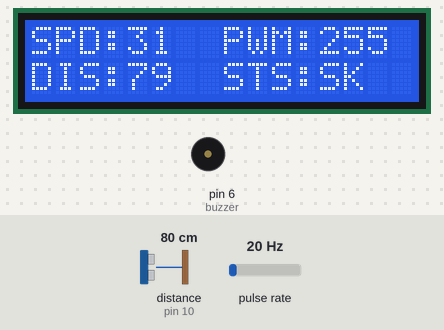
A sketch run on a simulated Arduino Uno, built with avr-gcc and run on an emulated ATmega328P. Parts: 16×2 character LCD, buzzer (waves = sounding). Wiring (inferred from the names in the program): ultrasonic range finder: trigger pin 9; echo pin 10; pulse sensor: data pin 2. The test bench sets the inputs (shaded band); at power-on: pulse rate 20 Hz, distance to the obstacle (sensor on pin 10) 80 cm. The echo pulse lasts 58.3 µs per cm; what the sketch prints to the serial monitor is not drawn.

Above: at 4.2 s.
4.3 s: pulse rate (sensor on pin 2) set to 16 Hz
At 7.1 s:
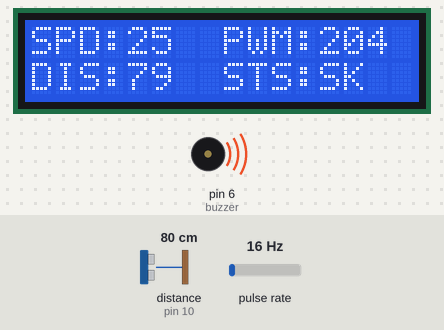
7.3 s: distance to the obstacle (sensor on pin 10) set to 299 cm
At 8.8 s:
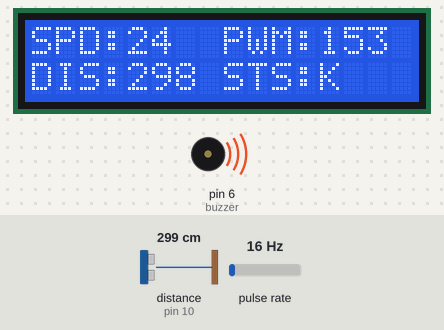
9.3 s: pulse rate (sensor on pin 2) set to 4 Hz
At 12.2 s:
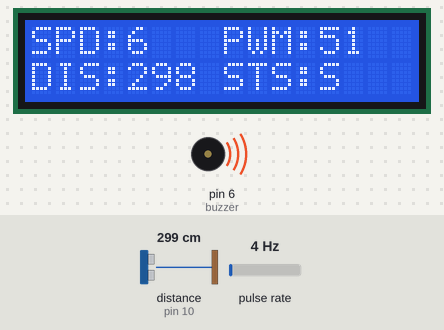
12.3 s: distance to the obstacle (sensor on pin 10) set to 35 cm
At 13.8 s:
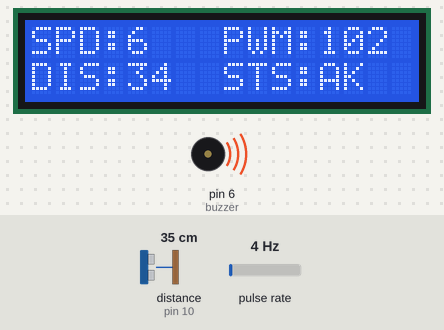
14.7 s: distance to the obstacle (sensor on pin 10) set to 2 cm
At 16.0 s:
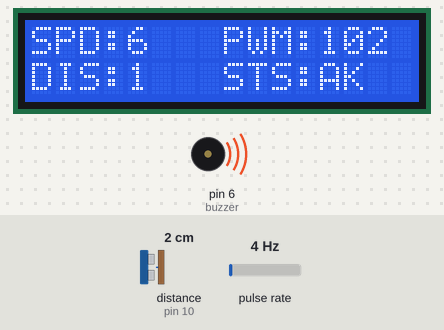
16.7 s: pulse rate (sensor on pin 2) set to 50 Hz
At 19.7 s:
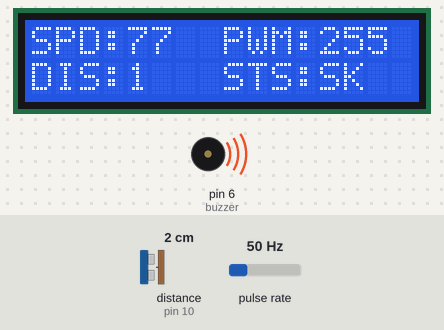
Timing chart, 0 to 20.7 s (numbered marks = the images above; inputs shaded):
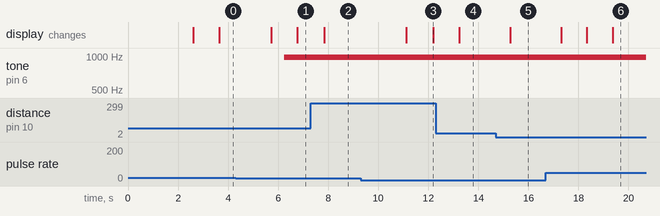

Measured:
- the behaviour switches between 18 and 17 Hz on pulse rate (sensor on pin 2) (found by bisection; images 0 and 1)
- after the input at 4.3 s, tone on pin 6 (buzzer): silent → 977 Hz after 1.9 s; the display: first changes after 1.4 s (image 1 shows a later state)
- after the input at 7.3 s, the display: changes after 0.54 s (image 2)
- after the input at 9.3 s, the display: first changes after 1.8 s (image 3 shows a later state)
- after the input at 12.3 s, the display: changes after 0.93 s (image 4)
- after the input at 14.7 s, the display: changes after 0.58 s (image 5)
- after the input at 16.7 s, the display: first changes after 0.62 s (image 6 shows a later state)

The sketch:

program.ino
```cpp
#include <Arduino.h>
#include <LiquidCrystal_I2C.h>
#include <TimerOne.h>
#include "fuzzy.h"

// set the LCD address to 0x3F for a 16 chars and 2 line display
LiquidCrystal_I2C lcd(0x27, 16, 2);  //0x27 is i2c address

//Define ALL PIN
int trig_pin = 9;
int echo_pin = 10;
int buzzer = 6;
int speedIntPin = 2;

//VARIABLE to Count SPEED
float REV = 0;
float RPM_VALUE;
unsigned long PREVIOUS = 0;
int TIME;
float kelilingRoda = 0.55;  //1.57 ; //in Meter

float arr_speed[3] = {0, 0};

float arr_input(float x){
  arr_speed[0] = arr_speed[1];
  arr_speed[1] = x;

  return (arr_speed[0] + arr_speed[1])/2;
}

//OUTPUT VARIABLE AND FUZZY INPUT
float distance = 0;
int speedKMH = 0;

//OUPUT PWM FROM FUZZY OUTPUT
int pwmBuzzer = 0;

//FOR Timer LCD
unsigned long lcdTimer;

//DEFINE FUNCTION
void interupsi();
int buzzer_trig();
float getDistance();
int geSpeed();
void setLCD();
void updateLCD();
int getStatus();

String buzzerStatus[] = { "M ", "P ", "S ", "AK", "K ", "SK" };

void setup() {
  //init Serial and LCD
  Serial.begin(9600);
  lcd.init();
  lcd.clear();
  lcd.backlight();

  // init All PIN
  pinMode(trig_pin, OUTPUT);
  pinMode(echo_pin, INPUT);
  pinMode(buzzer, OUTPUT);
  pinMode(speedIntPin, INPUT_PULLUP);
  digitalWrite(trig_pin, LOW);

  Timer1.initialize(1000000);
  attachInterrupt(digitalPinToInterrupt(speedIntPin), interupsi, RISING);
  Timer1.attachInterrupt( getSpeed );


  lcd.setCursor(2, 0);  //Set cursor to character 2 on line 0
  lcd.print("Hello There!!!");
  delay(2500);
  setLCD();
  Serial.println("START");
}

void loop() {
  distance = getDistance();
  // speedKMH = getSpeed();
  pwmBuzzer = buzzer_trig();
  updateLCD();
}


int buzzer_trig() {
  //IMPLEMENTATION OF FUZZY FOR BUZZER PWM VALUE
  fuzzyData fuzzy(speedKMH, distance);
  analogWrite(buzzer, fuzzy.output);

  Serial.print("OUTPUT VALUE : ");
  Serial.println(fuzzy.output);

  return fuzzy.output;
}

void interupsi() {
  //INT USED FOR getDistance();
  REV++;
}

float getDistance() {
  // TRIGGER AND COLLECT DATA FROM HC-SR04
  digitalWrite(trig_pin, HIGH);
  delayMicroseconds(10);
  digitalWrite(trig_pin, LOW);

  // COUNT DISTANCE
  long echotime = pulseIn(echo_pin, HIGH);
  float distance = echotime * 0.0343 / 2;  //in CM

  Serial.print("Distance : ");
  Serial.print(distance);
  Serial.println(" cm");

  return distance;
}

void getSpeed() {
  detachInterrupt(0);  // STOP Interrupt Process When Count Speed
  //  Timer1.detachInterrupt();
  REV = REV/4;
  TIME = millis() - PREVIOUS;
  RPM_VALUE = (REV / TIME) * 60000;
  PREVIOUS = millis();
  // Serial.print("Rotation : ");
  // Serial.println(REV, DEC);
  REV = 0;

  float speed = (3.14 * kelilingRoda * RPM_VALUE * 60) / 1000;  //COUNT SPEED in Km/H
  speedKMH = arr_input(speed);

  // Serial.print("RPM : ");
  // Serial.println(RPM_VALUE, DEC);

  Serial.print("Speed : ");
  Serial.println(speedKMH);

  attachInterrupt(digitalPinToInterrupt(speedIntPin), interupsi, RISING);  // START INTERRUPT
  // Timer1.attachInterrupt( getSpeed );
}

void setLCD() {
  //SET LCD 16x2 Template
  //SPD:XXX PWM:XXX
  //DIS:XXX STS:XXX
  lcd.clear();
  lcd.setCursor(0, 0);
  lcd.print("SPD:    PWM:");
  lcd.setCursor(0, 1);
  lcd.print("DIS:    STS:");
  //Start LCD Timer
  lcdTimer = millis();
}

void addSpaces(int x) {
  if (x < 100) lcd.print(' ');
  if (x < 10 && x >= 0) lcd.print(' ');
}

void updateLCD() {
  // Update LCD every 1 second without delay
  if(millis() - lcdTimer >= 1000){
    lcdTimer = millis();
    //Print SPEED Value in LCD
    lcd.setCursor(4, 0);
    lcd.print(speedKMH);
    addSpaces(speedKMH);

    //PRINT PWM Value in LCD
    lcd.setCursor(12, 0);
    lcd.print(pwmBuzzer);
    addSpaces(pwmBuzzer);

    //PRINT DIS Valuein LCD
    lcd.setCursor(4, 1);
    lcd.print(int(distance));
    addSpaces(int(distance));

    //PRINT Status Value in LCD
    lcd.setCursor(12, 1);
    lcd.print(buzzerStatus[getStatus()]);
  }
  delay(250);
  return;
}

int getStatus() {
  if (pwmBuzzer >= 1 && pwmBuzzer < 51) return 1;          // 1 - 50 PELAN
  else if (pwmBuzzer >= 51 && pwmBuzzer < 102) return 2;   // 51 - 101 Sedang
  else if (pwmBuzzer >= 102 && pwmBuzzer < 153) return 3;  // 102 - 152 Agak Kuat
  else if (pwmBuzzer >= 153 && pwmBuzzer < 204) return 4;  // 153 - 203 Kuat
  else if (pwmBuzzer >= 204 && pwmBuzzer <= 255) return 5;  // 204 - 255 Sangat Kuat
  return 0;                                                // 0 or Other MATI
}
```

fuzzy.h
```cpp
#include "fuzzyValue.h"

class fuzzyData
{
private:
    float valueSpeed[3]; // Fuzzy value for Speed
    float valueDistance[3]; // Fuzzy value for distance
    float rule[3][3]; //rule value for Fuzzy Logic
    int setPoint[3][3] = { //Middle for Each Condition
        // Pelan Sdg Cepat
        {102, 204, 255}, // Dekat
        {51, 153, 204},  // Sedang
        {0, 51, 102}     // Jauh
    };

    float minX(float a, float b) // Menentukan nilai terkecil dari 2 Bilangan a dan b
    {
      if (a < b)
      {
        return a;
      }
      return b;
    }

    void setDataAnd()
    {
      for (int i = 0; i < 3; i++) // Iterasi untuk array Rule
      {
        for (int j = 0; j < 3; j++)
        {
          if (this->valueDistance[i] == 0 || this->valueSpeed[j] == 0) // rule ke i j 0 jika tidak masuk ke logika
          {
            rule[i][j] = 0;
            continue;
          }
          rule[i][j] = minX(this->valueDistance[i], this->valueSpeed[j]); //Set Rule value
          // cout << this->valueSpeed[i] << " " << this->valueDistance[j] <<
        }
      }
    }

    void calculateValue() // Hitung Fuzzy Value;
    {
      this->valueDistance[0] = valueJarakDekat(this->distance);
      this->valueDistance[1] = valueJarakSedang(this->distance);
      this->valueDistance[2] = valueJarakJauh(this->distance);
      this->valueSpeed[0] = valueKecepatanLambat(this->speed);
      this->valueSpeed[1] = valueKecepatanSedang(this->speed);
      this->valueSpeed[2] = valueKecepatanTinggi(this->speed);
      setDataAnd();
    }

    int averageWeight() // defuzzyfication with Average Weight.
    {
      float totalA, totalB;
      for (int i = 0; i < 3; i++)
      {
          for (int j = 0; j < 3; j++)
          {
              if (rule[i][j] == 0)
                  continue;
              totalA += rule[i][j] * setPoint[i][j];
              totalB += rule[i][j];
          }
      }
      return totalA / totalB;
    }

    int middleOfMaxima() // defuzzyfication with Midle Of Maxima or Mean Max Membership
    {
      float length = 0;
      float sumOfValue = 0;
      float max = 0;
      int indx[2];
      //ITERATE in SetPoint Array
      for (int i = 0; i < 3; i++)
      {
          for (int j = 0; j < 3; j++)
          {
              if (rule[i][j] == 0)
                  continue;
              if (rule[i][j] >= max) // Search MAX Value
              {
                  if (rule[i][j] > max) // Jika Nilai paling besar sendiri
                  {
                      max = rule[i][j];
                      sumOfValue = 0;
                      length = 1;
                      sumOfValue += setPoint[i][j];
                  }
                  else if (rule[i][j] == max) // HITUNG jika Ada yang memiliki Tinggi yang Sama
                  {
                      length++;
                      sumOfValue += setPoint[i][j];
                  }
              }
          }
      }

      if (rule[0][2] == max && length == 1) // Jika Dalam OUTPUT Kategori SANGAT KUAT 204 - 255
      {
          ((max * (255 - 204) + 204)+255)/2;
      }
      return sumOfValue / length;
    }

public:
    int speed;
    int distance;
    int output;
    fuzzyData(int speed, int distance)
    {
      this->distance = distance;
      this->speed = speed;
      this->calculateValue();
      // pilih salah satu defuzzyfikasi method
      // this->output = this->averageWeight();
      this->output = this->middleOfMaxima();
    }

    // FOR DEBUGGING and Testing
    // void printAllVariable()
    // {
    //     cout << "Rule : " << endl
    //          << "\tP\tS\tC" << endl;
    //     for (int i = 0; i < 3; i++)
    //     {
    //         i == 0 ? cout << "D\t" : i == 1 ? cout << "S\t"
    //                                         : cout << "J\t";
    //         for (int j = 0; j < 3; j++)
    //         {
    //             cout << this->rule[i][j] << " \t ";
    //         }
    //         cout << endl;
    //     }
    //     cout << endl;
    //     cout << "Value Speed - Value Distance : " << endl;
    //     for (int i = 0; i < 3; i++)
    //     {
    //         cout << this->valueSpeed[i] << '-' << this->valueDistance[i] << endl;
    //         ;
    //     }
    // }
};
```

fuzzyValue.h
```cpp
// Fungsi Keanggotaan Fuzzy

// Fungsi Keanggotaan KECEPATAN
int batasKecepatanLambat = 15;
float puncakKecepatanSedang = 22.5;
int awalKeceptanCepat = 30;

float valueKecepatanLambat(int speed)
{
    if (speed <= batasKecepatanLambat && speed > 0)
        return 1;
    else if (speed > batasKecepatanLambat && speed < puncakKecepatanSedang)
    {
        return ((puncakKecepatanSedang - speed) / (puncakKecepatanSedang - batasKecepatanLambat));
    }
    else
        return 0;
}

float valueKecepatanSedang(int speed)
{
    if (speed <= batasKecepatanLambat || speed >= awalKeceptanCepat)
        return 0;
    else if (speed > batasKecepatanLambat && speed < puncakKecepatanSedang)
    {
        return (speed - batasKecepatanLambat) / (puncakKecepatanSedang - batasKecepatanLambat);
    }
    else if (speed  >= puncakKecepatanSedang && speed < awalKeceptanCepat)
        return ((awalKeceptanCepat - speed) / (awalKeceptanCepat - puncakKecepatanSedang));
    return 0;
}

float valueKecepatanTinggi(int speed)
{
    if (speed <= puncakKecepatanSedang)
        return 0;
    else if (speed > puncakKecepatanSedang && speed < awalKeceptanCepat)
        return (speed - puncakKecepatanSedang) / (awalKeceptanCepat - puncakKecepatanSedang);
    else
        return 1;
    return 0;
}

// Fungsi Keanggotaan JARAK

int batasJarakDekat = 150;
int puncakJarakSedang = 250;
int awalJarakJauh = 350;

float valueJarakDekat(int jarak)
{
    if (jarak <= batasJarakDekat && jarak > 0)
        return 1;
    else if (jarak > batasJarakDekat && jarak < puncakJarakSedang)
    {
        return (float(puncakJarakSedang - jarak) / float(puncakJarakSedang - batasJarakDekat));
    }
    else
        return 0;
    return 10;
}
float valueJarakSedang(int jarak)
{
    if (jarak <= batasJarakDekat || jarak >= awalJarakJauh)
        return 0;
    else if (jarak > batasJarakDekat && jarak < puncakJarakSedang)
    {
        return (float(jarak - batasJarakDekat) / float(puncakJarakSedang - batasJarakDekat));
    }
    else if (jarak >= puncakJarakSedang && jarak < awalJarakJauh)
        return (float(awalJarakJauh - jarak) / float(awalJarakJauh - puncakJarakSedang));
    return 10;
}

float valueJarakJauh(int jarak)
{
    if (jarak <= puncakJarakSedang)
        return 0;
    else if (jarak > puncakJarakSedang && jarak < awalJarakJauh)
        return (float(jarak - puncakJarakSedang) / float(awalJarakJauh - puncakJarakSedang));
    else
        return 1;
    return 10;
}

// Fungsi Keanggotaan OUTPUT BUZZER - Dibutuhkan jika perlu menghitung Manual Saat Defuzzyfikasi -

// int awalPelan = 1;
// int puncakPelan = 51, puncakSedang = 102, puncakAgakKuat = 153, puncakKuat = 204, puncakSangatKuat = 255;

// float buzzerMati(float z)
// {
//     return 0;
// }

// float buzzerPelan(float alpha, int stat)
// {
//     if (alpha == 0) return 0;
//     int z;
//     if (stat == 1)
//         z = alpha * (puncakPelan - awalPelan) + awalPelan;
//     else if (stat == 2)
//         z = puncakSedang - alpha * (puncakSedang - puncakPelan);
//     else
//         return 0;
//     return z;
// }

// float buzzerSedang(float alpha, int stat)
// {
//     if (alpha == 0) return 0;
//     int z;
//     if (stat == 1)
//     {
//         z = alpha * (puncakSedang - puncakPelan) + puncakPelan;
//     }
//     else if (stat == 2)
//     {
//         z = puncakAgakKuat - alpha * (puncakAgakKuat - puncakSedang);
//     }
//     else
//         return 0;
//     return z;
// }

// float buzzerAgakKuat(float alpha, int stat)
// {
//     if (alpha == 0) return 0;
//     int z;
//     if (stat == 1)
//     {
//         z = alpha * (puncakAgakKuat - puncakSedang) + puncakSedang;
//     }
//     else if (stat == 2)
//     {
//         z = puncakKuat - alpha * (puncakKuat - puncakAgakKuat);
//     }
//     else
//         return 0;
//     return z;
// }

// float buzzeKuat(float alpha, int stat)
// {
//     if (alpha == 0) return 0;
//     int z;
//     if (stat == 1)
//     {
//         z = alpha * (puncakKuat - puncakAgakKuat) + puncakAgakKuat;
//     }
//     else if (stat == 2)
//     {
//         z = puncakSangatKuat - alpha * (puncakSangatKuat - puncakKuat);
//     }
//     else
//         return 0;
//     return z;
// }

// float buzzerSangatKuat(float alpha)
// {
//     if (alpha == 0) return 0;
//     int z;
//     if (alpha == 1)
//         return 255;
//     z = alpha * (puncakSangatKuat - puncakKuat) + puncakKuat;
//     return z;
// }
```
